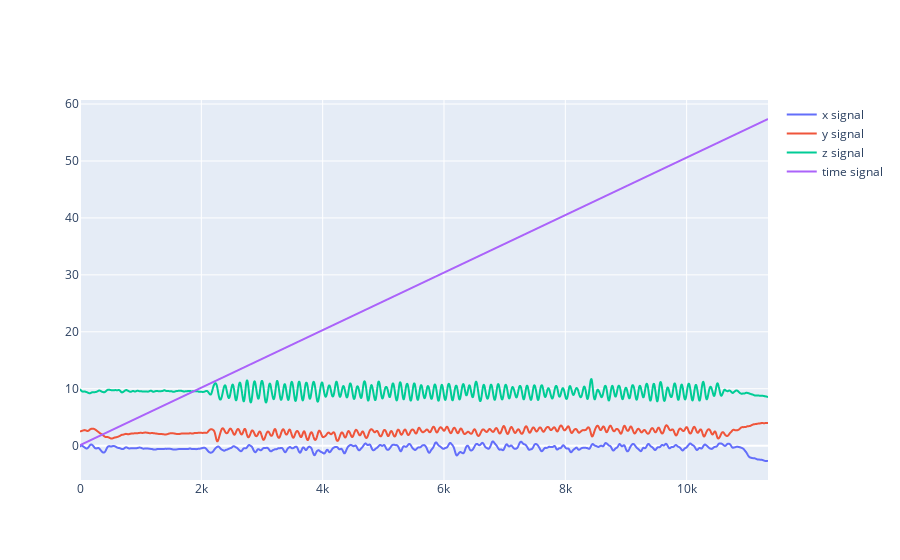

The cell this chart's notebook holds for it:
### Code cell
# Filter the data, and plot both the original and filtered signals.
fig = go.Figure()

fig.add_trace(go.Scatter(
            y = filtered_readings_np[:, 1],
            line =  dict(shape =  'spline' ),
            name = 'x signal')
            )
fig.add_trace(go.Scatter(
            y = filtered_readings_np[:, 2],
            line =  dict(shape =  'spline' ),
            name = 'y signal')
            )
fig.add_trace(go.Scatter(
            y = filtered_readings_np[:, 3],
            line =  dict(shape =  'spline' ),
            name = 'z signal')
            )
fig.add_trace(go.Scatter(
            y = filtered_readings_np[:, 0],
            line =  dict(shape =  'spline' ),
            name = 'time signal')
            )
fig.show()

### Figure 1 — Plotly figure (JSON) as saved in the notebook; plotly's stock layout.template omitted (floating-point values rounded to 4 significant figures; data arrays with more than 128 entries replaced by an {"elided": "..."} marker saying what was removed)
{"data": [{"line": {"shape": "spline"}, "name": "x signal", "type": "scatter", "y": {"elided": "11342 float values"}}, {"line": {"shape": "spline"}, "name": "y signal", "type": "scatter", "y": {"elided": "11342 float values"}}, {"line": {"shape": "spline"}, "name": "z signal", "type": "scatter", "y": {"elided": "11342 float values"}}, {"line": {"shape": "spline"}, "name": "time signal", "type": "scatter", "y": {"elided": "11342 float values"}}], "layout": {}}
